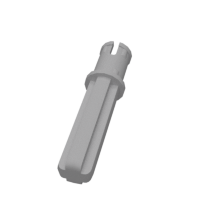
#> input picture ExternalAi/frontend/img/three-quarter-axle.png, 200 x 200 px
$ python generateTrainingData.py ../ExternalAi/frontend/img out
#> lines starting #> are read from the running program, lines starting #| are printed output that depends on the picture
import sys, os
from PIL import Image
import matplotlib.pyplot as plt
import numpy

def main():
    try:
        inputDir = sys.argv[1]
        outputDir = sys.argv[2]
    except Exception as e:
        print(f"Incorrect parameters: {e}")
        sys.exit()

    processData(inputDir, outputDir)

def processData(inputDir, outputDir):
#> called with inputDir = '../ExternalAi/frontend/img', outputDir = 'out'
    print("Processing original images...")
    imageCount = 0
    totalImages = 0
    for root, subDirs, files in os.walk(inputDir):
        for file in files:
                totalImages += 1
    totalImages *= 0.6 # Only using images facing directly ahead, slightly left and slightly right, so only 60% of the data
    print(f"Loading {int(totalImages)} images...")
    for root, subDirs, files in os.walk(inputDir):
        for file in files:
            filename = file[:-4] # Trim .JPG from the filename
            if not (filename[6:] == "FL" or filename[6:] == "FR"): # Remove images facing too far left or right
                imageCount += 1
                im = Image.open(os.path.join(root, file)).convert("LA").convert("RGB")
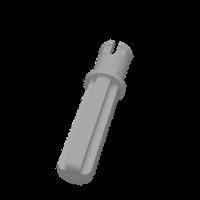
#> im: PIL image 200x200 RGB; min 0, max 246, mean 20.3
                # plt.imshow(im)
                # plt.show()
                if not (os.path.exists(outputDir)):
                    os.makedirs(outputDir)
                im.save(os.path.join(outputDir, filename)+".bmp", format="BMP")
            print(f"\rProcessed {imageCount} images so far", end="")
    print("\nImages processed.")

if __name__ == "__main__":
    main()
